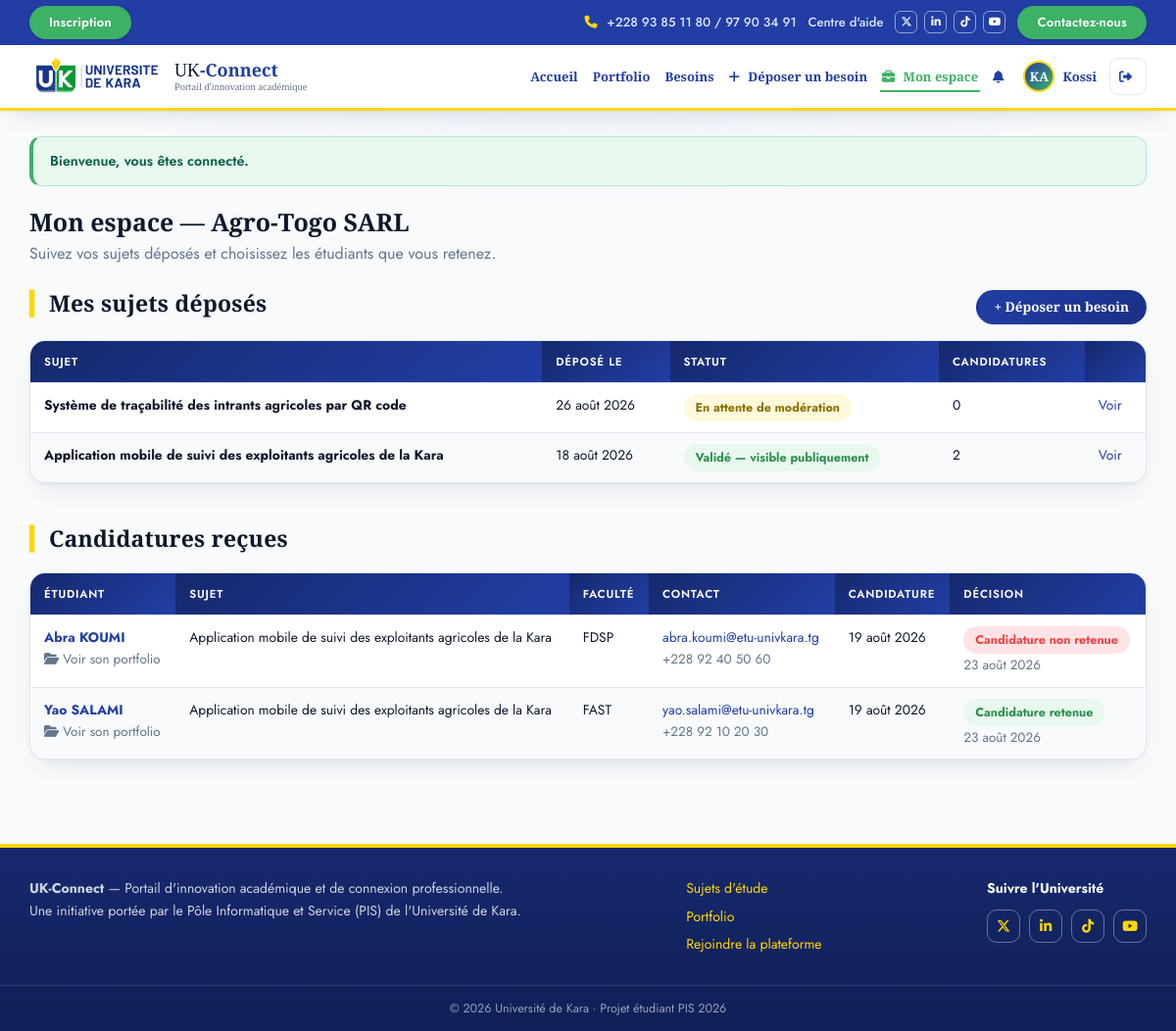
Page /partenaire-espace.php (signed in) on the committed database.
### tables this page shows
CREATE TABLE utilisateurs (
    id                INT UNSIGNED  NOT NULL AUTO_INCREMENT COMMENT 'Identifiant unique du compte',
    nom               VARCHAR(100)  NOT NULL                COMMENT 'Nom de famille',
    prenom            VARCHAR(100)  NOT NULL                COMMENT 'Prénom',
    email             VARCHAR(150)  NOT NULL                COMMENT 'Identifiant de connexion (unique)',
    telephone         VARCHAR(20)   NULL                    COMMENT 'Contact visible aux partenaires',
    mot_de_passe      VARCHAR(255)  NOT NULL                COMMENT 'Hachage password_hash (bcrypt/argon2) — JAMAIS en clair',
    role_id           TINYINT UNSIGNED NOT NULL             COMMENT 'Rôle du compte → roles(id)',
    id_faculte        INT UNSIGNED  NULL                    COMMENT 'Faculté de rattachement (étudiants)',
    nom_structure     VARCHAR(150)  NULL                    COMMENT 'Raison sociale (partenaires uniquement)',
    niveau_etudes     VARCHAR(60)   NULL                    COMMENT 'Niveau d''études actuel (Licence 3, Master 1, Ingénieur…)',
    photo_profil      VARCHAR(255)  NULL                    COMMENT 'Nom du fichier avatar',
    banniere_profil   VARCHAR(255)  NULL                    COMMENT 'Nom du fichier bannière de couverture',
    bio               TEXT          NULL                    COMMENT 'Présentation libre du profil',
    actif             BOOLEAN       NOT NULL DEFAULT TRUE   COMMENT 'Suppression douce : FALSE = compte désactivé',
    date_creation     TIMESTAMP     NOT NULL DEFAULT CURRENT_TIMESTAMP COMMENT 'Création du compte',
    date_modification TIMESTAMP     NOT NULL DEFAULT CURRENT_TIMESTAMP
                                    ON UPDATE CURRENT_TIMESTAMP COMMENT 'Dernière mise à jour (auto)',
    PRIMARY KEY (id),
    UNIQUE KEY uq_utilisateurs_email (email),
    KEY idx_utilisateurs_role (role_id),
    CONSTRAINT fk_utilisateurs_role     FOREIGN KEY (role_id)   REFERENCES roles(id)
                                        ON DELETE RESTRICT ON UPDATE CASCADE,
    CONSTRAINT fk_utilisateurs_faculte  FOREIGN KEY (id_faculte) REFERENCES facultes(id)
                                        ON DELETE SET NULL ON UPDATE CASCADE,
    CONSTRAINT chk_utilisateurs_email   CHECK (email LIKE '%_@_%._%'),
    CONSTRAINT chk_utilisateurs_mdp     CHECK (CHAR_LENGTH(mot_de_passe) >= 20)
                                         
                                         
);

CREATE TABLE besoins_sujets (
    id                   INT UNSIGNED NOT NULL AUTO_INCREMENT COMMENT 'Identifiant du sujet',
    id_partenaire        INT UNSIGNED NOT NULL                COMMENT 'Partenaire déposant → utilisateurs(id)',
    titre_sujet          VARCHAR(200) NOT NULL                COMMENT 'Titre de la problématique',
    description_probleme TEXT         NOT NULL                COMMENT 'Description détaillée du besoin',
    secteur_filiere      VARCHAR(100) NOT NULL                COMMENT 'Secteur / filière concerné',
    id_faculte           INT UNSIGNED NULL                    COMMENT 'Faculté suggérée / confirmée par l''admin',
    statut_id            TINYINT UNSIGNED NOT NULL DEFAULT 1  COMMENT 'Modération → statuts_validation(id) (1 = en_attente)',
    valide_par           INT UNSIGNED NULL                    COMMENT 'Admin ayant tranché → utilisateurs(id)',
    date_validation      DATETIME     NULL                    COMMENT 'Horodatage de la décision de modération',
    date_creation        TIMESTAMP    NOT NULL DEFAULT CURRENT_TIMESTAMP COMMENT 'Dépôt du sujet',
    date_modification    TIMESTAMP    NOT NULL DEFAULT CURRENT_TIMESTAMP
                                      ON UPDATE CURRENT_TIMESTAMP COMMENT 'Dernière mise à jour (auto)',
    PRIMARY KEY (id),
    KEY idx_besoins_partenaire (id_partenaire),
    KEY idx_besoins_statut     (statut_id, id),       
    KEY idx_besoins_secteur    (secteur_filiere),
    KEY idx_besoins_faculte    (id_faculte),
    CONSTRAINT fk_besoins_partenaire  FOREIGN KEY (id_partenaire)    REFERENCES utilisateurs(id)
                                      ON DELETE RESTRICT ON UPDATE CASCADE,
    CONSTRAINT fk_besoins_faculte     FOREIGN KEY (id_faculte)       REFERENCES facultes(id)
                                      ON DELETE SET NULL ON UPDATE CASCADE,
    CONSTRAINT fk_besoins_statut      FOREIGN KEY (statut_id)        REFERENCES statuts_validation(id)
                                      ON DELETE RESTRICT ON UPDATE CASCADE,
    CONSTRAINT fk_besoins_valide_par  FOREIGN KEY (valide_par)       REFERENCES utilisateurs(id)
                                      ON DELETE SET NULL ON UPDATE CASCADE
     
     
     
);

CREATE TABLE statuts_validation (
    id       TINYINT UNSIGNED NOT NULL AUTO_INCREMENT,
    code     VARCHAR(20)      NOT NULL COMMENT 'Code technique (en_attente | valide | rejete)',
    libelle  VARCHAR(60)      NOT NULL COMMENT 'Libellé affiché',
    PRIMARY KEY (id),
    UNIQUE KEY uq_statuts_validation_code (code)
);

CREATE TABLE candidatures (
    id               INT UNSIGNED NOT NULL AUTO_INCREMENT COMMENT 'Identifiant de la candidature',
    id_sujet         INT UNSIGNED NOT NULL                COMMENT 'Sujet visé → besoins_sujets(id)',
    id_etudiant      INT UNSIGNED NOT NULL                COMMENT 'Étudiant candidat → utilisateurs(id)',
    statut_id        TINYINT UNSIGNED NOT NULL DEFAULT 1  COMMENT 'Suivi → statuts_candidature(id) (1 = en_attente)',
    date_candidature TIMESTAMP    NOT NULL DEFAULT CURRENT_TIMESTAMP COMMENT 'Date de dépôt',
    date_decision    DATETIME     NULL                    COMMENT 'Horodatage de la décision (retenue / non_retenue)',
    PRIMARY KEY (id),
    UNIQUE KEY uq_candidature_unique (id_sujet, id_etudiant),
     
     
    KEY idx_candidatures_sujet    (id_sujet, statut_id),   
    KEY idx_candidatures_etudiant (id_etudiant, date_candidature),  
    CONSTRAINT fk_candidatures_sujet    FOREIGN KEY (id_sujet)    REFERENCES besoins_sujets(id)
                                        ON DELETE CASCADE ON UPDATE CASCADE,
                                         
    CONSTRAINT fk_candidatures_etudiant FOREIGN KEY (id_etudiant) REFERENCES utilisateurs(id)
                                        ON DELETE RESTRICT ON UPDATE CASCADE,
                                         
    CONSTRAINT fk_candidatures_statut   FOREIGN KEY (statut_id)   REFERENCES statuts_candidature(id)
                                        ON DELETE RESTRICT ON UPDATE CASCADE
     
     
);

CREATE TABLE facultes (
    id          INT UNSIGNED NOT NULL AUTO_INCREMENT COMMENT 'Identifiant de la faculté',
    nom_faculte VARCHAR(150) NOT NULL                COMMENT 'Intitulé complet de la faculté / institut',
    sigle       VARCHAR(20)  NOT NULL                COMMENT 'Sigle officiel (FLESH, FASEG…)',
    PRIMARY KEY (id),
    UNIQUE KEY uq_facultes_sigle (sigle)
);

CREATE TABLE statuts_candidature (
    id       TINYINT UNSIGNED NOT NULL AUTO_INCREMENT,
    code     VARCHAR(20)      NOT NULL COMMENT 'Code technique (en_attente | retenue | non_retenue)',
    libelle  VARCHAR(60)      NOT NULL COMMENT 'Libellé affiché',
    PRIMARY KEY (id),
    UNIQUE KEY uq_statuts_candidature_code (code)
);

### partenaire-espace.php (the view, shortened to what the rows shown need)
<?php
require_once __DIR__ . '/includes/auth.php';
$u = require_role('partenaire');
$pdo = db();
$st = $pdo->prepare(
    'SELECT s.id, s.titre_sujet, s.date_creation, sv.libelle AS statut, sv.code AS statut_code,
            (SELECT COUNT(*) FROM candidatures c WHERE c.id_sujet = s.id)                       AS total,
            (SELECT COUNT(*) FROM candidatures c WHERE c.id_sujet = s.id AND c.statut_id = ' . STCAND_EN_ATTENTE . ') AS en_attente
     FROM besoins_sujets s
     JOIN statuts_validation sv ON sv.id = s.statut_id
     WHERE s.id_partenaire = ?
     ORDER BY s.date_creation DESC'
);
$st->execute([$u['id']]);
$mesSujets = $st->fetchAll();
$st = $pdo->prepare(
    'SELECT c.id, c.date_candidature, c.date_decision, c.statut_id,
            sc.libelle AS statut_libelle, s.titre_sujet,
            e.id AS etudiant_id, CONCAT(e.prenom, " ", e.nom) AS etudiant,
            e.email, e.telephone, f.sigle AS faculte_sigle
     FROM candidatures c
     JOIN statuts_candidature sc ON sc.id = c.statut_id
     JOIN besoins_sujets s       ON s.id  = c.id_sujet
     JOIN utilisateurs e         ON e.id  = c.id_etudiant
     LEFT JOIN facultes f        ON f.id  = e.id_faculte
     WHERE s.id_partenaire = ?
     ORDER BY (c.statut_id = ' . STCAND_EN_ATTENTE . ') DESC, c.date_candidature DESC'
);
$st->execute([$u['id']]);
$candidatures = $st->fetchAll();
require __DIR__ . '/includes/header.php';
?>
<div class="page-titre">
  <h1>Mon espace — <?= e($u['nom_structure']) ?></h1>
  <p>Suivez vos sujets déposés et choisissez les étudiants que vous retenez.</p>
</div>
<section class="section">
  <div class="titre-section">
    <h2>Mes sujets déposés</h2>
  </div>
  <?php if (!$mesSujets): ?>
    <div class="panneau"><p>Vous n'avez encore déposé aucun besoin.
      <a href="<?= url('sujet-deposer.php') ?>"><b>Déposer ma première problématique</b></a>.</p></div>
  <?php else: ?>
  <div class="tableau-englobant">
    <table>
      <thead><tr><th>Sujet</th><th>Déposé le</th><th>Statut</th><th>Candidatures</th><th></th></tr></thead>
      <tbody>
        <?php foreach ($mesSujets as $s): ?>
        <tr>
          <td><b><?= e($s['titre_sujet']) ?></b></td>
          <td><?= date_fr($s['date_creation']) ?></td>
          <td><span class="statut statut-<?= e($s['statut_code']) ?>"><?= e($s['statut']) ?></span></td>
          <td>
            <?= (int)$s['total'] ?>
          </td>
          <td><a href="<?= url('sujet-voir.php?id=' . (int)$s['id']) ?>">Voir</a></td>
        </tr>
        <?php endforeach; ?>
      </tbody>
    </table>
  </div>
  <?php endif; ?>
</section>
<section class="section">
  <div class="titre-section"><h2>Candidatures reçues</h2></div>
  <?php if (!$candidatures): ?>
    <div class="panneau"><p class="muted">Aucune candidature reçue pour l'instant.</p></div>
  <?php else: ?>
  <div class="tableau-englobant">
    <table>
      <thead><tr><th>Étudiant</th><th>Sujet</th><th>Faculté</th><th>Contact</th><th>Candidature</th><th>Décision</th></tr></thead>
      <tbody>
        <?php foreach ($candidatures as $c): ?>
        <tr>
          <td>
            <a href="<?= url('etudiant.php?id=' . (int)$c['etudiant_id']) ?>" title="Voir le portfolio de l'étudiant">
              <b><?= e($c['etudiant']) ?></b></a>
            <br><a class="muted" href="<?= url('etudiant.php?id=' . (int)$c['etudiant_id']) ?>">
              <i class="fa-solid fa-folder-open"></i> Voir son portfolio</a>
          </td>
          <td><?= e($c['titre_sujet']) ?></td>
          <td><?= e($c['faculte_sigle'] ?: '—') ?></td>
          <td>
            <a href="mailto:<?= e($c['email']) ?>"><?= e($c['email']) ?></a>
            <?php if ($c['telephone']): ?><br><span class="muted"><?= e($c['telephone']) ?></span><?php endif; ?>
          </td>
          <td><?= date_fr($c['date_candidature']) ?></td>
          <td>
            <?php if ((int)$c['statut_id'] === STCAND_EN_ATTENTE): ?>
              <form method="post" class="actions-bas">
                <?= csrf_field() ?>
                <input type="hidden" name="candidature_id" value="<?= (int)$c['id'] ?>">
                <button class="btn btn-vert btn-petit" name="decision" value="retenue"
                        data-confirm="Retenir <?= e($c['etudiant']) ?> ?"><i class="fa-solid fa-check"></i> Retenir</button>
                <button class="btn btn-rouge btn-petit" name="decision" value="non_retenue"
                        data-confirm="Ne pas retenir <?= e($c['etudiant']) ?> ?"><i class="fa-solid fa-xmark"></i> Écarter</button>
              </form>
            <?php else: ?>
              <span class="statut <?= $c['statut_id'] == STCAND_RETENUE ? 'statut-valide' : 'statut-rejete' ?>">
                <?= e($c['statut_libelle']) ?>
              </span>
              <br><span class="muted"><?= date_fr($c['date_decision']) ?></span>
            <?php endif; ?>
          </td>
        </tr>
        <?php endforeach; ?>
      </tbody>
    </table>
  </div>
  <?php endif; ?>
</section>
<?php require __DIR__ . '/includes/footer.php'; ?>

### includes/header.php (shortened to what the rows shown need)
<?php
require_once __DIR__ . '/auth.php';
$u = current_user();
$chemin = $_SERVER['SCRIPT_NAME'] ?? '';
$navActif = function (string $suffixe) use ($chemin): string {
    if ($suffixe === '/index.php' && str_ends_with($chemin, 'admin/index.php')) return '';
    return str_ends_with($chemin, $suffixe) ? ' nav-actif' : '';
};
?>
<!DOCTYPE html>
<html lang="fr">
<head>
<link rel="stylesheet" href="https://cdnjs.cloudflare.com/ajax/libs/font-awesome/6.5.1/css/all.min.css">
<link rel="stylesheet" href="<?= url('assets/css/style.css') ?>">
</head>
<body>
<header class="barre">
  <div class="conteneur barre-interieur">
    <nav class="nav" id="nav">
      <?php if ($u): ?>
        <a href="<?= url('notifications.php') ?>" title="Mes notifications" class="nav-cloche<?= $navActif('/notifications.php') ?>">
          <i class="fa-solid fa-bell"></i><span class="nav-libelle"> Notifications</span>
        </a>
        <?php
        $lienProfilNom = $u['role_code'] === 'etudiant'
            ? url('etudiant.php?id=' . (int)$u['id'])
            : url('profil.php');
        ?>
        <a class="nav-profil" href="<?= $lienProfilNom ?>"
           title="<?= $u['role_code'] === 'etudiant' ? 'Voir mon profil public (portfolio)' : 'Mon profil' ?>">
          <?php if (!empty($u['photo_profil'])): ?>
            <img class="nav-avatar" src="<?= url('assets/uploads/avatars/' . rawurlencode($u['photo_profil'])) ?>"
                 alt="Ma photo de profil">
          <?php else: ?>
            <span class="nav-avatar nav-avatar-initiales">
              <?= e(mb_strtoupper(mb_substr($u['prenom'], 0, 1) . mb_substr($u['nom'], 0, 1))) ?>
            </span>
          <?php endif; ?>
          <span class="nav-libelle"><?= e($u['prenom']) ?></span>
        </a>
        <a class="nav-ico" href="<?= url('deconnexion.php') ?>"
           title="Se déconnecter"><i class="fa-solid fa-right-from-bracket"></i></a>
      <?php endif; ?>
    </nav>
  </div>
</header>
<main class="conteneur principal">

### rows in the picture
utilisateurs: prenom+nom "KA", prenom "Kossi", nom_structure "Agro-Togo SARL"
besoins_sujets: titre_sujet "Système de traçabilité des intrants agricoles par QR code", date_creation "26 août 2026", statut.libelle "En attente de modération", total "0"
besoins_sujets: titre_sujet "Application mobile de suivi des exploitants agricoles de la Kara", date_creation "18 août 2026", statut.libelle "Validé — visible publiquement", total "2"
candidatures: etudiant "Abra KOUMI", id_sujet.titre_sujet "Application mobile de suivi des exploitants agricoles de la Kara", facultes.sigle "FDSP", id_etudiant.email "abra.koumi@etu-univkara.tg", id_etudiant.telephone "+228 92 40 50 60", date_candidature "19 août 2026", statut.libelle "Candidature non retenue", date_decision "23 août 2026"
candidatures: etudiant "Yao SALAMI", id_sujet.titre_sujet "Application mobile de suivi des exploitants agricoles de la Kara", facultes.sigle "FAST", id_etudiant.email "yao.salami@etu-univkara.tg", id_etudiant.telephone "+228 92 10 20 30", date_candidature "19 août 2026", statut.libelle "Candidature retenue", date_decision "23 août 2026"

### other values in the picture
$f['message'] "Bienvenue, vous êtes connecté."
